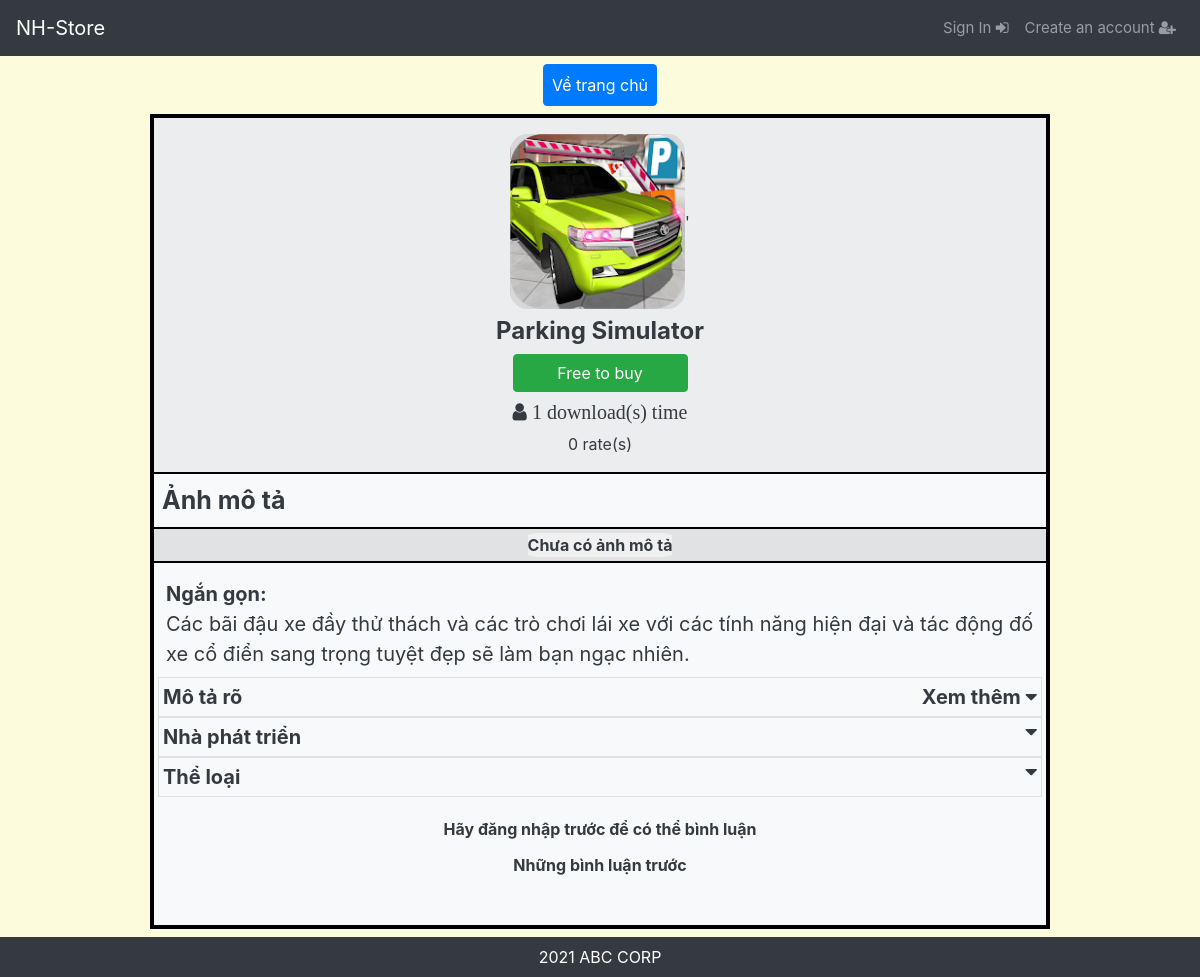
Page /app.php?aid=1cllgcvh63 on the committed database.
### tables this page shows
CREATE TABLE `app` (
  `appid` varchar(255) NOT NULL,
  `appname` varchar(255) NOT NULL,
  `devname` varchar(255) NOT NULL,
  `price` int(12) NOT NULL,
  `dl_count` int(12) NOT NULL,
  `status` varchar(255) NOT NULL,
  `short_d` varchar(300) NOT NULL,
  `long_d` varchar(999) NOT NULL,
  `category` varchar(255) NOT NULL,
  `icon` varchar(255) NOT NULL,
  `picture` varchar(255) NOT NULL,
  `file_app` varchar(255) NOT NULL
);

### app.php (the view, shortened to what this page needs)
<!DOCTYPE html>
<html lang="en">
<head>
    <link rel="stylesheet" href="https://maxcdn.bootstrapcdn.com/bootstrap/4.5.2/css/bootstrap.min.css">
    <link rel="stylesheet" href="https://cdnjs.cloudflare.com/ajax/libs/font-awesome/4.7.0/css/font-awesome.min.css">
    <link rel="stylesheet" href="style.css">
</head>
<?php
include "0-sessionstart.php";
if ($_GET) {
    $aid = $_GET["aid"];
} else if ($_POST) {
    $aid = $_POST["aid"];
} else {
    echo "Không thể truy cập vào trang này";
    exit();
}
$query = "SELECT * from `app` where appid = '$aid' and `status`='Published' ";
$result = mysqli_query($conn, $query);
$rows = mysqli_num_rows($result);
if ($rows == 1) {
    $app = mysqli_fetch_assoc($result);
} else {
    echo "Không tìm thấy app nào có app id này";
    exit();
}
$error = "";
$hcom = 2;
?>
<body id="appPage">
    <nav class="navbar navbar-expand-lg navbar-dark bg-dark sticky-top bg-dark m-0" id="navbar">
        <a class="navbar-brand" href="./" id="Store">NH-Store</a>
        <div class="collapse navbar-collapse" id="navb">
            <ul class="navbar-nav ml-auto text-center" id="log-area">
                <?php
                if (isset($_SESSION['user'])) {
                    $user = $_SESSION['user'];
                    $query = "SELECT * FROM account WHERE user = '$user'";
                    $result = mysqli_query($conn, $query);
                    $rows = mysqli_num_rows($result);
                    if ($rows == 1) {
                        $result = mysqli_fetch_assoc($result);
                        $level = $result['level'];
                        if ($level == 'Administrator') {
                            $_SESSION['admin'] = "1";
                            echo "<li class='nav-item' id='devp'><a class='nav-link' href='admin_portal.php'> AdminPortal </a></li>";
                        } else if ($level == 'Developer') {
                            $_SESSION['dev'] = "1";
                            echo "<li class='nav-item' id='devp'><a class='nav-link' href='dev_portal.php'> DevPortal </a></li>";
                        } else {
                            echo "<li class='nav-item' id='devp'><a class='nav-link' href='upgrade_info.php'> Upgrade </a></li>";
                        }
                        echo "<li class='nav-item' id='accp'><a class='nav-link' href='Hoso.php'> Account </a></li>";
                        echo "<li class='nav-item' id='outp'><a class='nav-link' href='logout.php'> Sign out <span class='fa fa-sign-out'></span></a></li>";
                    } else {
                        echo "M hack session ah????";
                        session_unset();
                        session_destroy();
                        header("Location: login.php");
                    }
                } else {
                    echo "<li class='nav-item' id='inp'><a class='nav-link' href='login.php' role='button'> Sign In <span class='fa fa-sign-in'></span></a></li>";
                    echo "<li class='nav-item' id='newp'><a class='nav-link' href='register.php' role='button'> Create an account <span class='fa fa-user-plus'></span></a></li>";
                }
                ?>
            </ul>
        </div>
    </nav>
    <?php
    $aname = $app['appname'];
    $count = $app['dl_count'];
    $price = $app['price'];
    $short_d = $app['short_d'];
    $dir = $app['icon'];
    $icon = glob($dir . "/*.{jpg,img,jpeg,png}", GLOB_BRACE);
    foreach ($icon as $i) {
        $i = $i;
    }
    ?>
    <div class="d-flex justify-content-center align-items-center"><a href="./" class="btn btn-primary text-left my-2 p-2">Về trang chủ</a></div>
    <div class="bg-light mx-auto mb-5 pb-5" id="appBody">
        <div class="text-dark w-100" id="aAll">
            <div class="p-3" id="aHead">
                <div id="apoint"></div>
                <form action="Bill.php" method="get">
                    <div class="d-flex align-items-center justify-content-center">
                        <img src="<?= $i ?>" id="aicon">'
                    </div>
                    <h4 class="d-flex align-items-center justify-content-center mt-2 text-dark font-weight-bold">
                        <?= $aname ?>
                    </h4>
                    <div class="d-flex align-items-center justify-content-center mt-2">
                        <button class="btn btn-success" id="abuy">
                            <?php if (strlen($error) == 0) {
                                if ($price == 0) {
                                    echo "Free to buy";
                                } else {
                                    echo "$price VNĐ";
                                }
                            } else {
                                echo "Mua lại";
                            }
                            ?>
                        </button>
                    </div>
                    <div class="d-flex align-items-center justify-content-center mt-2">
                        <div class="fa fa-user" id="psrate"> <?= $count ?> download(s) time</div><br>
                    </div>
                    <div class="d-flex align-items-center justify-content-center mt-2"> <?php
                                                                                        $query = "SELECT COUNT(user) as `countrate` from rate_comment where appid = '$aid'";
                                                                                        $result = mysqli_query($conn, $query);
                                                                                        $res = mysqli_fetch_assoc($result);
                                                                                        echo $res['countrate'];
                                                                                        ?> rate(s)</div>
                </form>
            </div>
            <div id="appDescript">
                <div class="w-100 text-dark" id="appdemopic">
                    <div class=" p-2 w-100 text-dark bg-light font-weight-bold" id="amota"> Ảnh mô tả </div>
                    <div class="px-2 py-1 slider">
                        <?php
                        $picif = 0;
                        if ($picif == 0) {
                            echo "<div class='m-auto font-weight-bold'>Chưa có ảnh mô tả</div>";
                        }
                        ?>
                    </div>
                </div>
                <div class="py-3 px-1 bg-light w-100 text-dark" id="appanothers">
                    <div class="pb-2 px-2 text-left"><span class="font-weight-bold">Ngắn gọn:</span> <br><?= $short_d ?></div>
                    <div class="p-1 bg-light w-100 collapsed border font-weight-bold" role="button" data-toggle="collapse" data-target="#adel">
                        Mô tả rõ
                        <div class="float-right">Xem thêm <span class="fa fa-caret-down"></span></div>
                    </div>
                    <div class="p-1 bg-light w-100 collapsed border font-weight-bold" role="button" data-toggle="collapse" data-target="#npt">
                        Nhà phát triển
                        <i class="fa fa-caret-down float-right"></i>
                    </div>
                    <div class="p-1 bg-light w-100 collapsed border font-weight-bold" role="button" data-toggle="collapse" data-target="#appca">
                        Thể loại
                        <i class="fa fa-caret-down float-right"></i>
                    </div>
                </div>
            </div>
            <div class="w-100 bg-light font-weight-bold" id="nhanxet">
                <div class="p-1 bg-light w-100 text-dark">
                    <?php if ($hcom == 0) { ?>
                        <?php if ($error == "HaveBuy") { ?>
                            <form action="app.php?aid=<?= $aid ?>" method="post">
                                <div class="d-flex align-items-center justify-content-center"> Đánh giá </div>
                                <div class="d-flex align-items-center justify-content-center">
                                    <input class="text-center" type="number" max="5" min="0" name="rpoint" id="rpoint" value="5" require>
                                    <input class="text-center" type="hidden" name="aid" value="<?= $aid ?>">
                                </div>
                                <div class="form-group">
                                    <label for="comment"></label>
                                    <textarea class="form-control" rows="5" id="comment" name="comment"></textarea>
                                </div>
                                <div class="d-flex align-items-center justify-content-center">
                                    <button class="btn btn-primary" type="submit">Gửi nhận xét</button>
                                </div>
                            </form>
                        <?php } else {
                            echo "<div class='d-flex align-items-center justify-content-center'> Hãy mua sản phẩm để được phép bình luận </div>";
                        } ?>
                    <?php } else {
                        echo "<div class='d-flex align-items-center justify-content-center'> Hãy đăng nhập trước để có thể bình luận </div>";
                    } ?>
                </div>
                <div id="oldcomment" class="text-dark d-flex align-items-center justify-content-center bg-light mt-2">
                    Những bình luận trước
                </div>
            </div>
        </div>
    </div>
    <footer class="bg-dark mt-5 text-center text-white fixed-bottom">
        <div class="py-2">2021 ABC CORP</div>
    </footer>
</body>
</html>

### 0-sessionstart.php (shortened to what this page needs)
<!DOCTYPE html>
<html lang="en">
<head>
</head>
<body>
</body>
</html>

### style.css (style rules this page uses)
body { background-color: rgb(252, 252, 221); }
#navb { font-size: 15px; }
#inp { min-width: 80px; }
#newp { min-width: 160px; }
#appBody { width: 100%; max-width: 900px; min-height: 600px; background-color: unset; border: solid 4px black; }
#aAll { background-color: rgba(128, 128, 128, 0.1); }
#aHead { position: relative; }
#apoint { width: 70px; height: 70px; background-color: unset; animation: rstar 6s infinite; animation-timing-function: linear; position: absolute; }
#aicon { width: 175px; height: 175px; border-radius: 10%; background-color: rgba(128, 128, 128, 0.2); }
#abuy { width: 50%; max-width: 175px; }
#psrate { font-size: 20px; animation: lightning 3s infinite; animation-timing-function: linear; }
#appDescript { border-top: solid 2px black; }
#amota { font-size: 25px; border-bottom: solid 2px black; }
#appPage .slider { width: 100%; background-color: unset; border-bottom: 2px black solid; display: flex; overflow-x: auto; }
#appPage #appdemopic .slider { width: 100%; max-width: 900px; background-color: rgba(128, 128, 128, 0.1); }
#appPage #appdemopic .slider>div { background-color: rgba(255, 255, 255, 0.5); border-radius: 10%; }
#appanothers { font-size: 20px; }

### rows in the picture
app: icon (picture), appname "Parking Simulator", dl_count "1", short_d "Các bãi đậu xe đầy thử thách và các trò chơi lái xe với các tính năng hiện đại và tác động đố xe cổ điển sang trọng tuyệt đẹp sẽ làm bạn ngạc nhiên."

### other values in the picture
$res['countrate'] "0"
